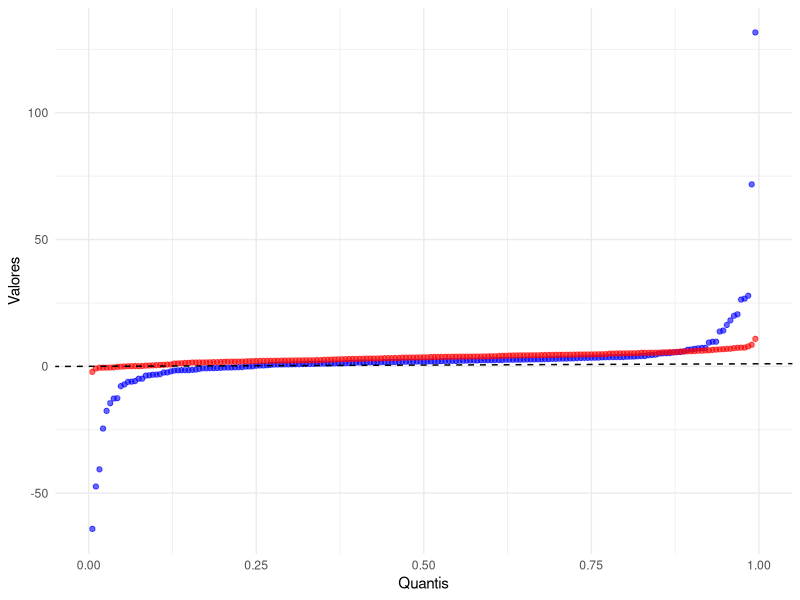

Write the R code that produced this figure.
library(ggplot2)

set.seed(1237)

n <- 187
cauchy_sample <- rcauchy(n, location = 2, scale = 1.8)

normal_sample <- rnorm(n, mean = 3.3, sd = 2)

df_cauchy <- data.frame(
  values = sort(cauchy_sample),
  quantiles = seq(1, n) / (n + 1)
)

df_normal <- data.frame(
  values = sort(normal_sample),
  quantiles = seq(1, n) / (n + 1)
)

plot <- ggplot() +
  geom_point(data = df_cauchy, aes(x = quantiles, y = values),
             color = "blue", alpha = 0.6) +
  geom_point(data = df_normal, aes(x = quantiles, y = values),
             color = "red", alpha = 0.6) +
  geom_abline(slope = 1, intercept = 0, linetype = "dashed") +
  scale_x_continuous(name = "Quantis", limits = c(0, 1)) +
  scale_y_continuous(name = "Valores") +
  theme_minimal()

plot
